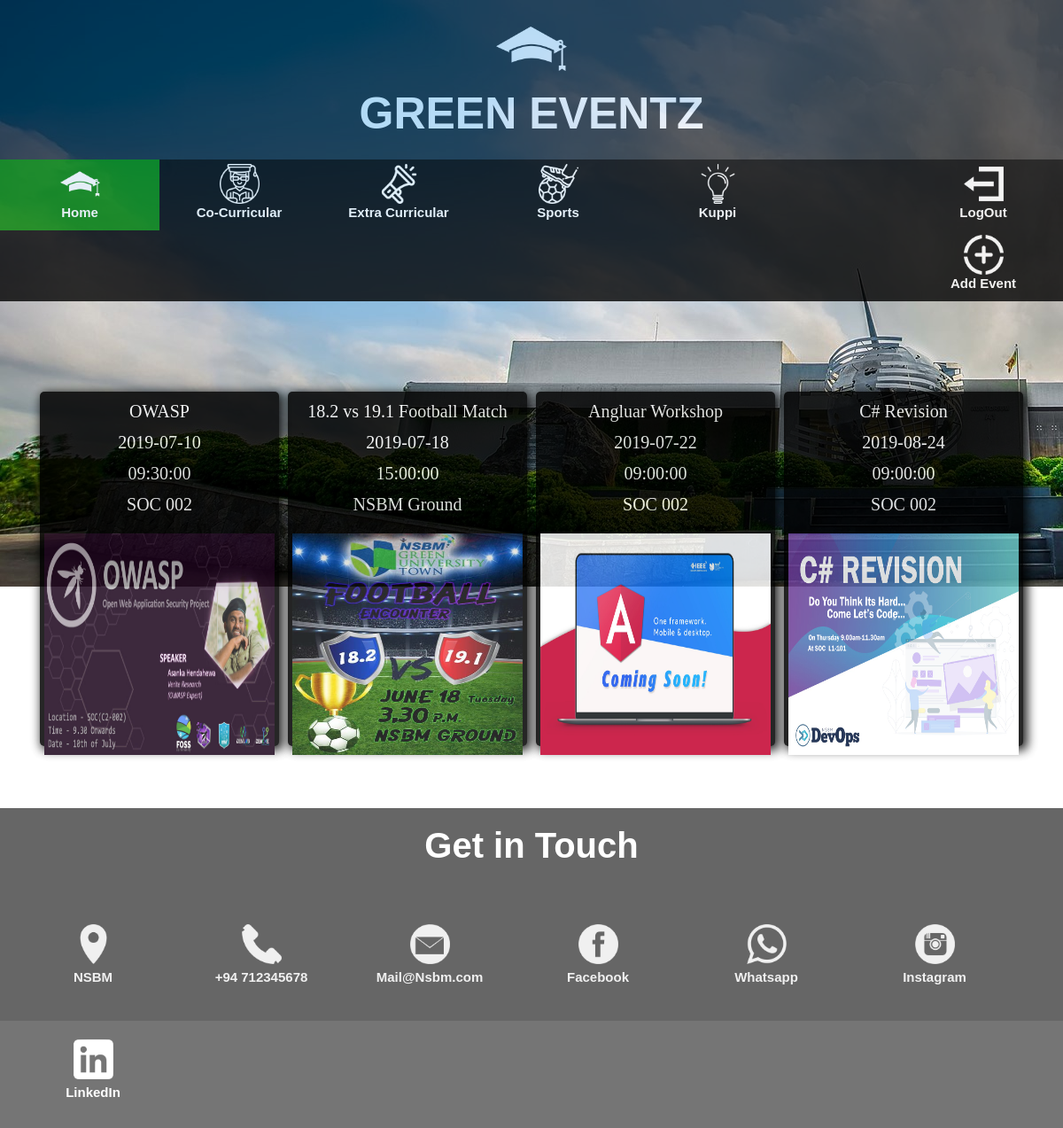
The app's page /mainexlogged.php with its own data.
### tables this page shows
CREATE TABLE IF NOT EXISTS `regevents1` (
  `name` varchar(255) NOT NULL,
  `date` date NOT NULL,
  `time` time NOT NULL,
  `venue` varchar(255) NOT NULL,
  `category` varchar(255) NOT NULL,
  `img` varchar(255) NOT NULL,
  PRIMARY KEY (`name`)
);

### mainexlogged.php (the view, shortened to what this page needs)
<?php
include_once('connection.php');
$query="select * from regevents1 order by date";
$result=mysqli_query($con,$query);
?>
<!DOCTYPE html>
<html>
<head>
	<link href="styleex.css" rel="stylesheet">
	<link href="style1ex.css" rel="stylesheet">
</head>
<body>
	<div id="head"><center><img src="logo.png" style="height: 80px;width: 80px;"></center>
    <h1 id="headtopic">GREEN EVENTZ</h1>
  </div>
  <ul>
  <li><a href="mainexlogged.php" class="b"><h5 class="p"><center><img src="logo.png" style="height: 45px;width: 45px;"></center>Home</h5></a></li>
    <li><a href="co-curlogged.php"><h5 class="p"><center><img src="study.png" style="height: 45px;width: 45px;"></center>Co-Curricular</h5></a>
  </li>
    <li><a href="ex-curlogged.php"><h5 class="p"><center><img src="extra.png" style="height: 45px;width: 45px;"></center>Extra Curricular</h5></a>
  </li>
    <li><a href="sportslogged.php"><h5 class="p"><center><img src="sports.png" style="height: 45px;width: 45px;"></center>Sports</h5></a>
  </li>
    <li><a href="kuppilogged.php"><h5 class="p"><center><img src="kuppi.png" style="height: 45px;width: 45px;"></center>Kuppi</h5></a>
  </li>
  <li style="float: right"><a href="LogOut.php"><h5 class="p"><center><img src="logout.png" style="height: 45px;width: 45px;"></center>LogOut</h5></a></li>
  <li style="float: right"><a href="home.php"><h5 class="p"><center><img src="add.png" style="height: 45px;width: 45px;"></center>Add Event</h5></a></li>
</ul><br><br><br><br>
<center><div style="width: 100%; height: 460px; display: flex; flex-align: center; place-items: center;">
<?php
while($rows=mysqli_fetch_array($result))
{
?>
<div class="cards">
  <div class="card bg3">
			<center><div class="box-sub"><?php echo $rows['name']; ?><br>
        <?php echo $rows['date']; ?><br>
        <?php echo $rows['time']; ?><br>
        <?php echo $rows['venue']; ?><br>
      </div></center>
      <img src="<?php echo $rows['img']; ?>" class="imgbx">
	</div>
  <?php
}
  ?>
  </div></div></div></div></div></div></div></div></div></div></div></div></center>
  <div id="foot">
    <h1 class="getin">Get in Touch</h1><br><br>
<ul class="foot">
  <li class="footli" style="float: center;"><a href="" class="c"><h5 class="q"><center><img src="Address.png" style="height: 45px;width: 45px;"></center>NSBM</h5></a></li>
    <li class="footli" style="float: center;"><a href="" class="c"><h5 class="q"><center><img src="phone.png" style="height: 45px;width: 45px;"></center>+94 712345678</h5></a>
  </li>
    <li class="footli" style="float: center;"><a href="" class="c"><h5 class="q"><center><img src="email.png" style="height: 45px;width: 45px;"></center>Mail@Nsbm.com</h5></a>
  </li>
    <li class="footli" style="float: center;"><a href="" class="c"><h5 class="q"><center><img src="facebook.png" style="height: 45px;width: 45px;"></center>Facebook</h5></a>
  </li>
    <li class="footli" style="float: center;"><a href="" class="c"><h5 class="q"><center><img src="whatsapp.png" style="height: 45px;width: 45px;"></center>Whatsapp</h5></a>
  </li>
  <li class="footli" style="float: center;"><a href="" class="c"><h5 class="q"><center><img src="instagram.png" style="height: 45px;width: 45px;"></center>Instagram</h5></a></li>
  <li class="footli" style="float: center;"><a href="" class="c"><h5 class="q"><center><img src="linkedin.png" style="height: 45px;width: 45px;"></center>LinkedIn</h5></a></li>
</ul>
</div>
</body>
</html>

### styleex.css (style rules this page uses)
body { background-image: url("2.jpg"); background-repeat: no-repeat; background-attachment: fixed; display: grid; place-items: center; }
#head { width: 100%; height: 180px; background-color: black; opacity: 0.6; padding-top: 15px; }
#headtopic { font-family: arial; font-size: 50px; text-align: center; color: white; }
ul { width: 100%; list-style-type: none; overflow: hidden; background-color: black; opacity: 0.8; }
li { float: left; }
li a { font-family: arial; font-size: 15px; display: inline-block; color: white; text-align: center; padding: 5px 15px; text-decoration: none; width: 180px; height: 80px; }
li a.b { background-color: green; }
.p { font-family: arial; font-size: 15px; color: white; font-weight: bold; text-align: center; line-height: 15px; }
.cards { display: flex; height: 400px; flex-align: center; }
.card { margin-right: 5px; margin-left: 5px; background: black; opacity: 0.85; border-radius: 5px; box-shadow: 3px 3px 12px 2px black; transition: 0.2s; width: 270px; height: 400px; transition: 0.5s; }
#foot { width: 100%; height: 240px; background-color: black; opacity: 0.6; bottom: 0; padding-top: 20px; margin-top: 40px; }
.getin { font-family: arial; color: white; font-size: 40px; text-align: center; }
.foot { width: 100%; list-style-type: none; overflow: hidden; background-color: black; opacity: 0.9; padding-left: 10px; }
.footli { float: left; }
li a.c { font-family: arial; font-size: 15px; display: inline-block; color: white; text-align: center; padding: 5px 15px; text-decoration: none; width: 190px; height: 130px; padding-top: 30px; }
.q { font-family: arial; font-size: 15px; color: white; font-weight: bold; text-align: center; line-height: 20px; }

### style1ex.css (style rules this page uses)
* { margin: 0px; padding: 0px; box-sizing: border-box; }
.box-sub { width: 270px; height: 150px; background-color: rgba(0,0,0,0.5); line-height: 35px; display: flex; justify-content: center; margin-top: 5px; font-size: 20px; font-weight: 500; color: white; }
.imgbx { width: 260px; margin:5px 5px 5px 5px; height: 250px; justify-content: center; background-size: cover; }

### records on screen
regevents1: name "OWASP", date "2019-07-10", time "09:30:00", venue "SOC 002", img (picture)
regevents1: name "18.2 vs 19.1 Football Match", date "2019-07-18", time "15:00:00", venue "NSBM Ground", img (picture)
regevents1: name "Angluar Workshop", date "2019-07-22", time "09:00:00", venue "SOC 002", img (picture)
regevents1: name "C# Revision", date "2019-08-24", time "09:00:00", venue "SOC 002", img (picture)
